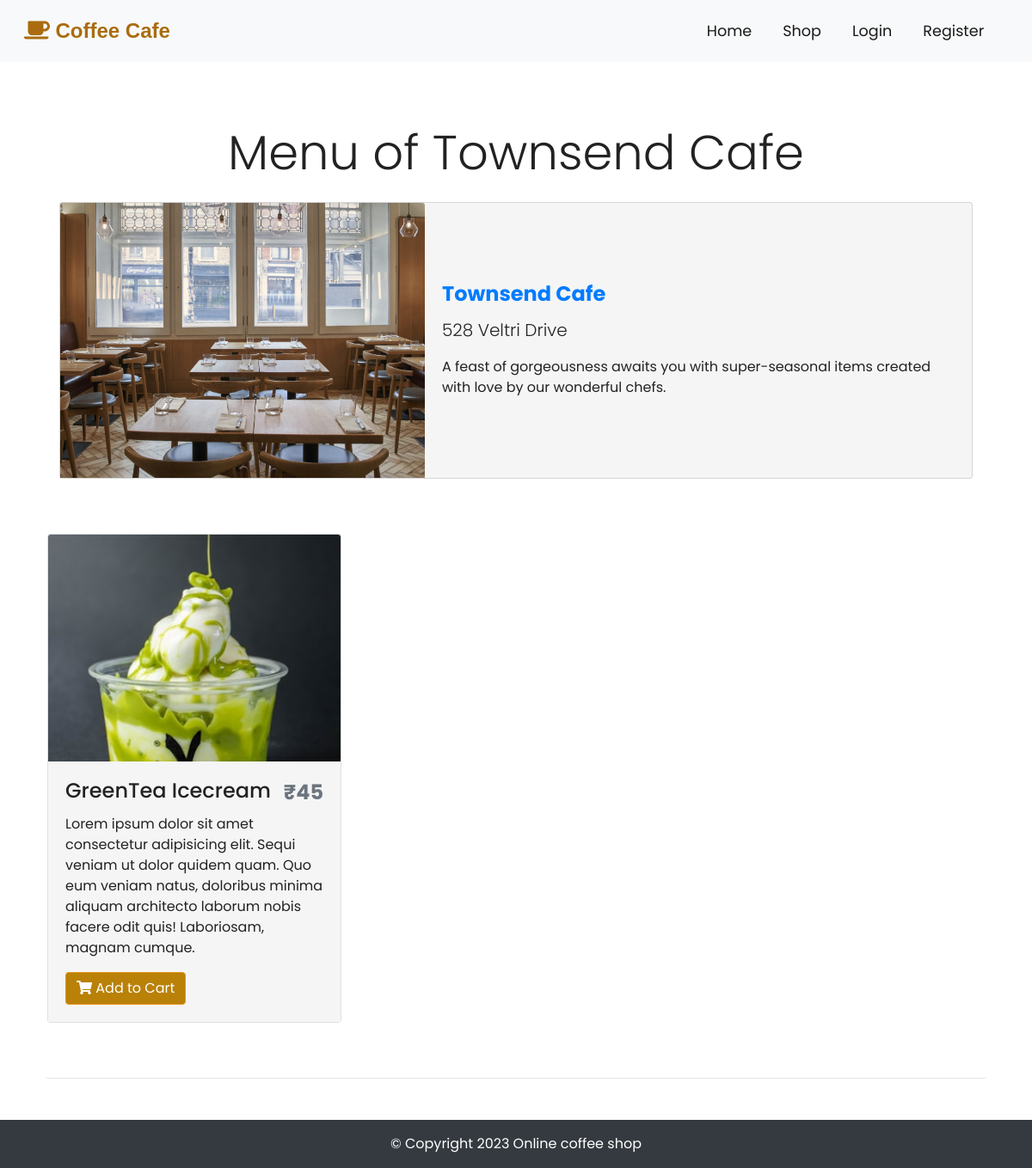
The page /item/list/3 on the database its author committed.
### tables this page shows
CREATE TABLE `cafes` (
  `cafe_id` int(11) NOT NULL,
  `c_id` int(11) NOT NULL,
  `name` varchar(255) NOT NULL,
  `email` varchar(255) NOT NULL,
  `phone` varchar(255) NOT NULL,
  `url` varchar(255) NOT NULL,
  `o_hr` varchar(255) NOT NULL,
  `c_hr` varchar(255) NOT NULL,
  `o_days` varchar(255) NOT NULL,
  `address` text NOT NULL,
  `img` text NOT NULL
);

CREATE TABLE `items` (
  `i_id` int(11) NOT NULL,
  `cafe_id` int(11) NOT NULL,
  `name` varchar(255) NOT NULL,
  `about` varchar(255) NOT NULL,
  `price` float NOT NULL,
  `img` text NOT NULL
);

### application/controllers/item.php (called while the page is built, shortened)
<?php
class item extends CI_Controller {
    function __construct(){
        $this->load->library('cart');
    }
    public function list($id) {
        $this->load->model('Menu_model');
        $items = $this->Menu_model->getitems($id);
        $this->load->model('Store_model');
        $caf = $this->Store_model->getStore($id);
        $data['items'] = $items;
        $data['caf'] = $caf;
        $this->load->view('front/partials/header');
        $this->load->view('front/item', $data);
        $this->load->view('front/partials/footer');
    }
}

### index.php (called while the page is built, shortened)
<?php
require_once BASEPATH.'core/CodeIgniter.php';

### application/models/Store_model.php (called while the page is built, shortened)
<?php
class Store_model extends CI_Model {
    public function getStore($id) {
        $this->db->where('cafe_id', $id);
        $store = $this->db->get('cafes')->row_array();
        return $store;
    }
}

### application/models/Menu_model.php (called while the page is built, shortened)
<?php
class Menu_model extends CI_Model {
    public function getitems($id) {
        $this->db->where('cafe_id', $id);
        $item = $this->db->get('items')->result_array();
        return $item;
    }
}

### application/views/front/item.php (the view)
<div class="container p-4">
    <div class="row welcome text-center welcome">
        <div class="col-12">
            <h1 class="display-4">Menu of <?php echo $caf['name']; ?></h1>
        </div>
    </div>
    <div class="container res-card">
        <div class="card">
            <?php $img = $caf['img'];?>
            <img src="<?php echo base_url().'./public/uploads/cafes/'.$img; ?>" class="card-img-top" />
            <div class="card-body">
                <h4 class="card-title font-weight-bold text-primary"><?php echo $caf['name']; ?></h4>
                <p class="card-text lead"><?php echo $caf['address']; ?></p>
                <p class="card-text">
                A feast of gorgeousness awaits you with super-seasonal items created with love by our wonderful chefs.
                </p>
            </div>
        </div>
    </div>
</div>
<div class="container p-4 item-card">
    <div class="row">
        <?php if(!empty($items)) { ?>
        <?php foreach($items as $item) { ?>
        <div class="col-md-6 col-lg-4 d-flex align-items-stretch">
            <div class="card mb-4 shadow-sm">
                <?php $image = $item['img'];?>
                <img class="card-img-top" src="<?php echo base_url().'public/uploads/items/'.$image; ?>">
                <div class="card-body">
                    <div class="d-flex justify-content-between align-items-center">
                        <h4 class="card-title"><?php echo $item['name']; ?></h4>
                        <h4 class="text-muted"><b>₹<?php echo $item['price']; ?></b></h4>
                    </div>
                    <p class="card-text"><?php echo $item['about']; ?></p>
                    <a href="<?php echo base_url().'item/addToCart/'.$item['i_id']; ?>" class="btn btn-primary"><i
                            class="fas fa-shopping-cart"></i> Add to
                        Cart</a>
                </div>
            </div>
        </div>
        <?php } ?>
        <?php } else { ?>
        <div class="jumbotron">
            <h1>No records found</h1>
        </div>
        <?php } ?>
    </div>
    <hr class="my-4">
</div>

### assets/css/style.css (style rules this page uses)
html, body { height: 100%; width: 100%; font-family: "Poppins", sans-serif; color: #222; }
.btn-primary { background-color: #b98108; border: 1px solid #e69010; }
.welcome { width: 75%; margin: 0 auto; padding-top: 2rem; }
.item-card .card-img-top { width: 100%; height: 33vh; object-fit: cover; }
.item-card .card-body { background-color: #f5f5f5; }
.res-card .card { flex-direction: row; align-items: center; }
.res-card .card-title { font-weight: bold; }
.res-card .card img { width: 80%; height: 40vh; object-fit: cover; }
.res-card .card { background-color: #f5f5f5; }
@media only screen and (max-width: 1200px) { .res-card .card img { width: 40%; } }
[class*="col-"] { padding: 1rem; }

### rows shown on the page
cafes: name "Townsend Cafe", img (picture), address "528 Veltri Drive"
items: img (picture), name "GreenTea Icecream", price "45", about "Lorem ipsum dolor sit amet consectetur adipisicing elit. Sequi veniam ut dolor quidem quam. Quo eum veniam natus, doloribus minima aliquam architecto laborum nobis facere odit quis! Laboriosam, magnam cumque."
